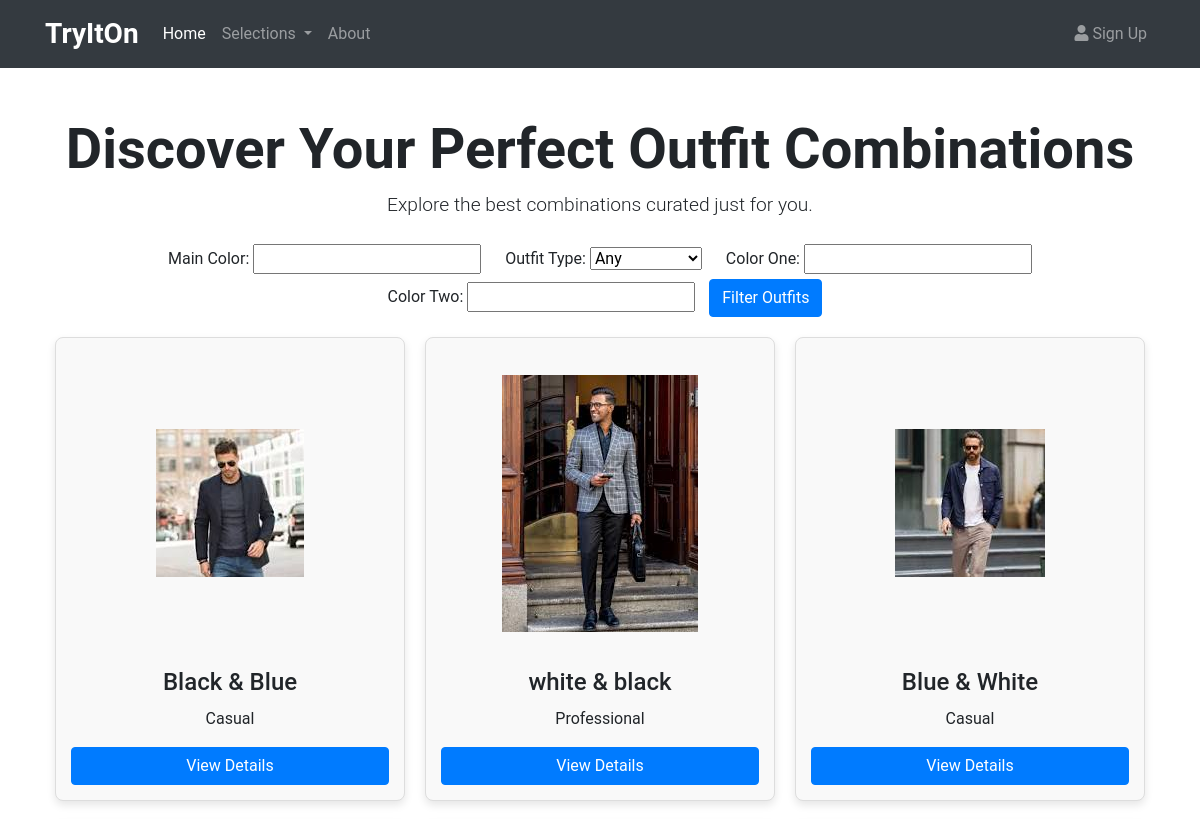
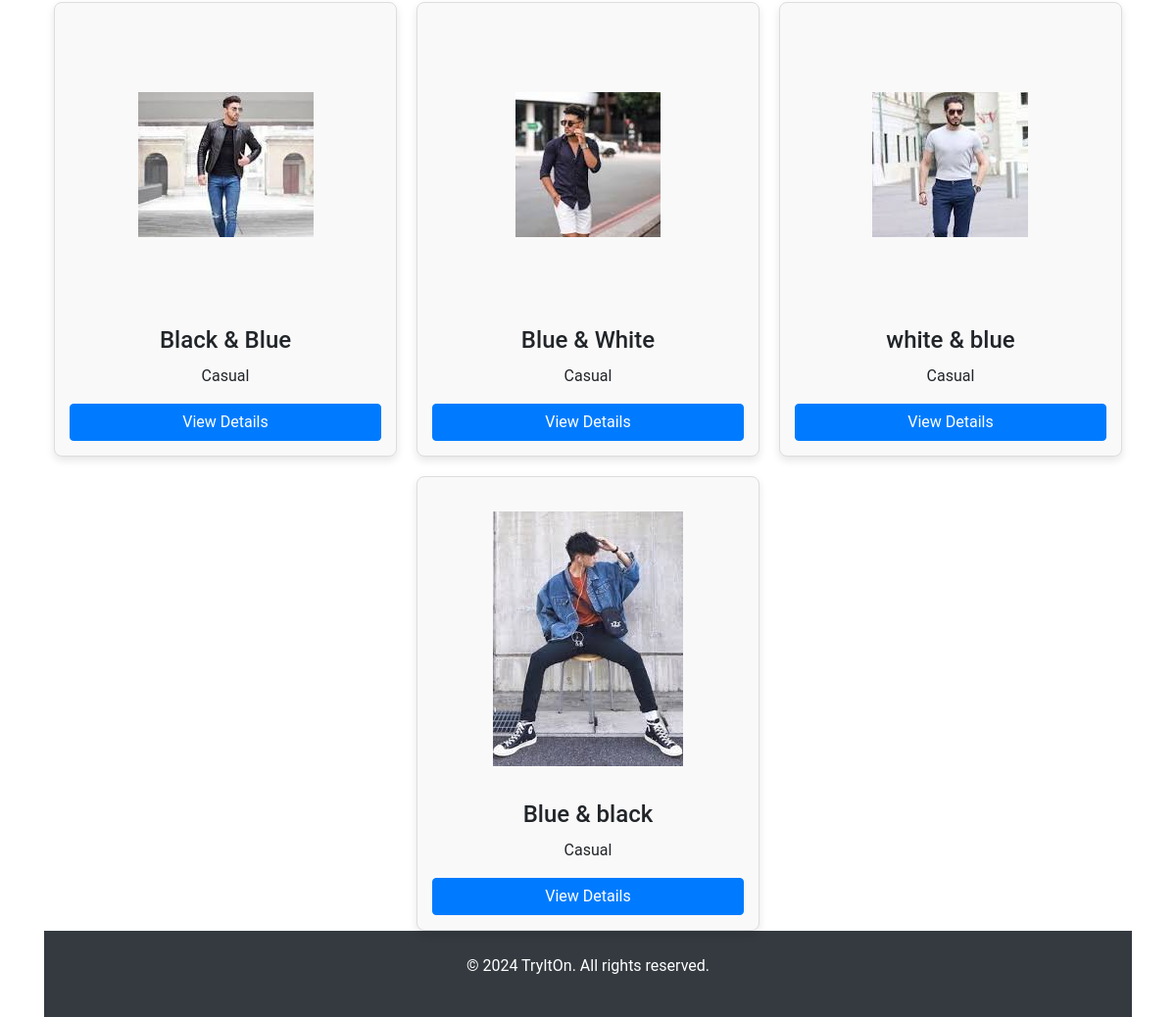
The page /random/ on the database its author committed (2 pictures, top to bottom).
### random_outfit/models.py (models this page shows, shortened)
class Outfit(models.Model):
    TYPE_CHOICES = [
        ('casual', 'Casual'),
        ('professional', 'Professional'),
    ]
    name = models.CharField(max_length=100)
    description = models.TextField()
    image = models.ImageField(upload_to='outfits/')
    main_color = models.CharField(max_length=20)
    outfit_type = models.CharField(max_length=15, choices=TYPE_CHOICES, default='casual')
    color_one = models.CharField(max_length=20, default='black')
    color_two = models.CharField(max_length=20, default='white')

### random_outfit/views.py (the view, shortened to what this page needs)
# urls.py: path('', RandomView.as_view(), name='random'),
class RandomView(View):
    template_name = 'random.html'
    def get(self, request):
        form = ColorFilterForm()
        outfits = Outfit.objects.all()
        return render(request, self.template_name, {'form': form, 'outfits': outfits})

### random_outfit/forms.py
class ColorFilterForm(forms.Form):
    TYPE_CHOICES = [
        ('', 'Any'),
        ('casual', 'Casual'),
        ('professional', 'Professional'),
    ]
    color_name = forms.CharField(required=False, max_length=20, label='Main Color')
    outfit_type = forms.ChoiceField(required=False, choices=TYPE_CHOICES, label='Outfit Type')
    color_one = forms.CharField(required=False, max_length=20, label='Color One')
    color_two = forms.CharField(required=False, max_length=20, label='Color Two')

### templates/random.html (shortened to what this page needs)
{% extends 'base.html' %}
{% block content %}
{% load static %}
<div class="color-picker-container">
  <form method="post">
    <div class="form-group">
      <label for="color_name">Main Color:</label>
      {{ form.color_name }}
    </div>
    <div class="form-group">
      <label for="outfit_type">Outfit Type:</label>
      {{ form.outfit_type }}
    </div>
    <div class="form-group">
      <label for="color_one">Color One:</label>
      {{ form.color_one }}
    </div>
    <div class="form-group">
      <label for="color_two">Color Two:</label>
      {{ form.color_two }}
    </div>
    <button type="submit" class="btn btn-primary">Filter Outfits</button>
  </form>
</div>
<div class="outfit-grid">
  {% for outfit in outfits %}
  <div class="outfit">
    <div class="img-container">
      <img src="{{ outfit.image.url }}" alt="{{ outfit.name }}">
    </div>
    <h4>{{ outfit.name }}</h4>
    <p>{{ outfit.description }}</p>
    <button class="btn btn-primary">View Details</button>
  </div>
  {% endfor %}
</div>
{% endblock %}

### templates/base.html (shortened to what this page needs)
{% load static %}
<!DOCTYPE html>
<html lang="en">
<head>
  <link rel="stylesheet" href="https://stackpath.bootstrapcdn.com/bootstrap/4.5.2/css/bootstrap.min.css">
  <link rel="stylesheet" href="https://cdnjs.cloudflare.com/ajax/libs/font-awesome/5.15.1/css/all.min.css">
</head>
<body>
<nav class="navbar navbar-expand-lg navbar-dark bg-dark">
  <div class="container">
    <a class="navbar-brand" href="/">TryItOn</a>
    <div class="collapse navbar-collapse" id="navbarNav">
      <ul class="navbar-nav mr-auto">
        <li class="nav-item active">
          <a class="nav-link" href="/">Home</a>
        </li>
        <li class="nav-item dropdown">
          <a class="nav-link dropdown-toggle" href="#" id="navbarDropdown" role="button" data-toggle="dropdown" aria-haspopup="true" aria-expanded="false">
            Selections
          </a>
        </li>
        <li class="nav-item">
          <a class="nav-link" href="#">About</a>
        </li>
      </ul>
      <ul class="navbar-nav ml-auto">
        <li class="nav-item">
          <a class="nav-link" href="{% url 'signup' %}"><i class="fas fa-user"></i> Sign Up</a>
        </li>
      </ul>
    </div>
  </div>
</nav>
<div class="container mt-5">
  <div class="header text-center mb-4">
    <h1 class="display-4">Discover Your Perfect Outfit Combinations</h1>
    <p class="lead">Explore the best combinations curated just for you.</p>
  </div>
  {% block content %}{% endblock %}
  <footer class="footer bg-dark text-white text-center py-4">
    <div class="container">
      <p>&copy; 2024 TryItOn. All rights reserved.</p>
    </div>
  </footer>
</div>
</body>
</html>

### templates/base.html (style rules this page uses)
body { font-family: 'Roboto', sans-serif; }
.navbar-brand { font-size: 28px; font-weight: bold; }
.footer { background-color: #333; color: #fff; }
.header h1 { font-weight: bold; }
.header p { font-size: 1.2rem; }

### templates/random.html (style rules this page uses)
.color-picker-container { margin-top: 20px; text-align: center; }
.form-group { display: inline-block; margin: 0 10px; }
.outfit-grid { margin-top: 20px; display: flex; flex-wrap: wrap; gap: 20px; justify-content: center; }
.outfit { border: 1px solid #ddd; padding: 15px; text-align: center; border-radius: 8px; box-shadow: 0 4px 8px rgba(0,0,0,0.1); transition: transform 0.2s, box-shadow 0.2s; background-color: #f9f9f9; flex: 1 1 calc(33.333% - 20px); max-width: calc(33.333% - 20px); display: flex; flex-direction: column; }
.img-container { width: 100%; height: 300px; overflow: hidden; display: flex; justify-content: center; align-items: center; }
.outfit img { max-width: 100%; max-height: 100%; object-fit: cover; }
.outfit h4 { margin: 15px 0 10px; }

### rows shown on the page
Outfit: image (picture), name "Black & Blue", description "Casual"
Outfit: image (picture), name "white & black", description "Professional"
Outfit: image (picture), name "Blue & White", description "Casual"
Outfit: image (picture), name "Black & Blue", description "Casual"
Outfit: image (picture), name "Blue & White", description "Casual"
Outfit: image (picture), name "white & blue", description "Casual"
Outfit: image (picture), name "Blue & black", description "Casual"
